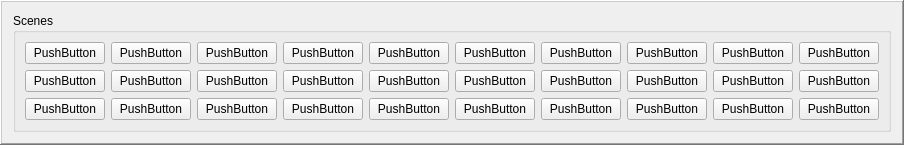
    <widget class="QFrame" name="frame_2">
     <property name="frameShape">
      <enum>QFrame::Shape::WinPanel</enum>
     </property>
     <property name="frameShadow">
      <enum>QFrame::Shadow::Raised</enum>
     </property>
     <property name="lineWidth">
      <number>10</number>
     </property>
     <property name="midLineWidth">
      <number>7</number>
     </property>
     <layout class="QGridLayout" name="gridLayout_2">
      <item row="0" column="0">
       <widget class="QGroupBox" name="groupBox_2">
        <property name="title">
         <string>Scenes</string>
        </property>
        <layout class="QVBoxLayout" name="verticalLayout_26">
         <item>
          <layout class="QHBoxLayout" name="horizontalLayout_27">
           <item>
            <widget class="QPushButton" name="pushButton">
             <property name="text">
              <string>PushButton</string>
             </property>
             <property name="checkable">
              <bool>true</bool>
             </property>
            </widget>
           </item>
           <item>
            <widget class="QPushButton" name="pushButton_2">
             <property name="text">
              <string>PushButton</string>
             </property>
             <property name="checkable">
              <bool>true</bool>
             </property>
            </widget>
           </item>
           <item>
            <widget class="QPushButton" name="pushButton_3">
             <property name="text">
              <string>PushButton</string>
             </property>
             <property name="checkable">
              <bool>true</bool>
             </property>
            </widget>
           </item>
           <item>
            <widget class="QPushButton" name="pushButton_4">
             <property name="text">
              <string>PushButton</string>
             </property>
             <property name="checkable">
              <bool>true</bool>
             </property>
            </widget>
           </item>
           <item>
            <widget class="QPushButton" name="pushButton_5">
             <property name="text">
              <string>PushButton</string>
             </property>
             <property name="checkable">
              <bool>true</bool>
             </property>
            </widget>
           </item>
           <item>
            <widget class="QPushButton" name="pushButton_6">
             <property name="text">
              <string>PushButton</string>
             </property>
             <property name="checkable">
              <bool>true</bool>
             </property>
            </widget>
           </item>
           <item>
            <widget class="QPushButton" name="pushButton_7">
             <property name="text">
              <string>PushButton</string>
             </property>
             <property name="checkable">
              <bool>true</bool>
             </property>
            </widget>
           </item>
           <item>
            <widget class="QPushButton" name="pushButton_8">
             <property name="text">
              <string>PushButton</string>
             </property>
             <property name="checkable">
              <bool>true</bool>
             </property>
            </widget>
           </item>
           <item>
            <widget class="QPushButton" name="pushButton_9">
             <property name="text">
              <string>PushButton</string>
             </property>
             <property name="checkable">
              <bool>true</bool>
             </property>
            </widget>
           </item>
           <item>
            <widget class="QPushButton" name="pushButton_10">
             <property name="text">
              <string>PushButton</string>
             </property>
             <property name="checkable">
              <bool>true</bool>
             </property>
            </widget>
           </item>
          </layout>
         </item>
         <item>
          <layout class="QHBoxLayout" name="horizontalLayout_28">
           <item>
            <widget class="QPushButton" name="pushButton_11">
             <property name="text">
              <string>PushButton</string>
             </property>
             <property name="checkable">
              <bool>true</bool>
             </property>
            </widget>
           </item>
           <item>
            <widget class="QPushButton" name="pushButton_12">
             <property name="text">
              <string>PushButton</string>
             </property>
             <property name="checkable">
              <bool>true</bool>
             </property>
            </widget>
           </item>
           <item>
            <widget class="QPushButton" name="pushButton_13">
             <property name="text">
              <string>PushButton</string>
             </property>
             <property name="checkable">
              <bool>true</bool>
             </property>
            </widget>
           </item>
           <item>
            <widget class="QPushButton" name="pushButton_14">
             <property name="text">
              <string>PushButton</string>
             </property>
             <property name="checkable">
              <bool>true</bool>
             </property>
            </widget>
           </item>
           <item>
            <widget class="QPushButton" name="pushButton_15">
             <property name="text">
              <string>PushButton</string>
             </property>
             <property name="checkable">
              <bool>true</bool>
             </property>
            </widget>
           </item>
           <item>
            <widget class="QPushButton" name="pushButton_16">
             <property name="text">
              <string>PushButton</string>
             </property>
             <property name="checkable">
              <bool>true</bool>
             </property>
            </widget>
           </item>
           <item>
            <widget class="QPushButton" name="pushButton_17">
             <property name="text">
              <string>PushButton</string>
             </property>
             <property name="checkable">
              <bool>true</bool>
             </property>
            </widget>
           </item>
           <item>
            <widget class="QPushButton" name="pushButton_18">
             <property name="text">
              <string>PushButton</string>
             </property>
             <property name="checkable">
              <bool>true</bool>
             </property>
            </widget>
           </item>
           <item>
            <widget class="QPushButton" name="pushButton_19">
             <property name="text">
              <string>PushButton</string>
             </property>
             <property name="checkable">
              <bool>true</bool>
             </property>
            </widget>
           </item>
           <item>
            <widget class="QPushButton" name="pushButton_20">
             <property name="text">
              <string>PushButton</string>
             </property>
             <property name="checkable">
              <bool>true</bool>
             </property>
            </widget>
           </item>
          </layout>
         </item>
         <item>
          <layout class="QHBoxLayout" name="horizontalLayout_29">
           <item>
            <widget class="QPushButton" name="pushButton_21">
             <property name="text">
              <string>PushButton</string>
             </property>
             <property name="checkable">
              <bool>true</bool>
             </property>
            </widget>
           </item>
           <item>
            <widget class="QPushButton" name="pushButton_22">
             <property name="text">
              <string>PushButton</string>
             </property>
             <property name="checkable">
              <bool>true</bool>
             </property>
            </widget>
           </item>
           <item>
            <widget class="QPushButton" name="pushButton_23">
             <property name="text">
              <string>PushButton</string>
             </property>
             <property name="checkable">
              <bool>true</bool>
             </property>
            </widget>
           </item>
           <item>
            <widget class="QPushButton" name="pushButton_24">
             <property name="text">
              <string>PushButton</string>
             </property>
             <property name="checkable">
              <bool>true</bool>
             </property>
            </widget>
           </item>
           <item>
            <widget class="QPushButton" name="pushButton_25">
             <property name="text">
              <string>PushButton</string>
             </property>
             <property name="checkable">
              <bool>true</bool>
             </property>
            </widget>
           </item>
           <item>
            <widget class="QPushButton" name="pushButton_26">
             <property name="text">
              <string>PushButton</string>
             </property>
             <property name="checkable">
              <bool>true</bool>
             </property>
            </widget>
           </item>
           <item>
            <widget class="QPushButton" name="pushButton_27">
             <property name="text">
              <string>PushButton</string>
             </property>
             <property name="checkable">
              <bool>true</bool>
             </property>
            </widget>
           </item>
           <item>
            <widget class="QPushButton" name="pushButton_28">
             <property name="text">
              <string>PushButton</string>
             </property>
             <property name="checkable">
              <bool>true</bool>
             </property>
            </widget>
           </item>
           <item>
            <widget class="QPushButton" name="pushButton_29">
             <property name="text">
              <string>PushButton</string>
             </property>
             <property name="checkable">
              <bool>true</bool>
             </property>
            </widget>
           </item>
           <item>
            <widget class="QPushButton" name="pushButton_30">
             <property name="text">
              <string>PushButton</string>
             </property>
             <property name="checkable">
              <bool>true</bool>
             </property>
            </widget>
           </item>
          </layout>
         </item>
        </layout>
       </widget>
      </item>
     </layout>
    </widget>
